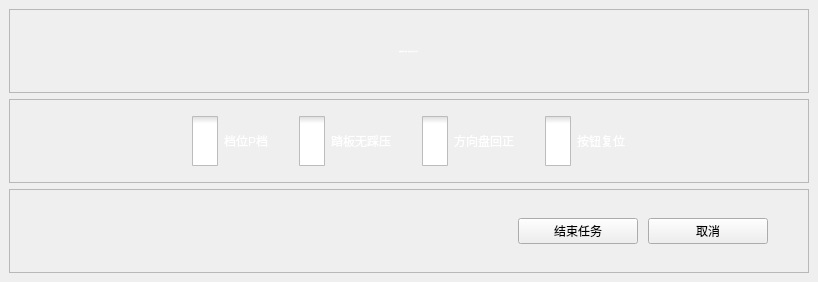
<?xml version="1.0" encoding="UTF-8"?>
<ui version="4.0">
 <class>TipsPopupWgt</class>
 <widget class="QWidget" name="TipsPopupWgt">
  <property name="geometry">
   <rect>
    <x>0</x>
    <y>0</y>
    <width>818</width>
    <height>282</height>
   </rect>
  </property>
  <property name="sizePolicy">
   <sizepolicy hsizetype="Fixed" vsizetype="Fixed">
    <horstretch>0</horstretch>
    <verstretch>0</verstretch>
   </sizepolicy>
  </property>
  <property name="windowTitle">
   <string>Form</string>
  </property>
  <layout class="QGridLayout" name="gridLayout">
   <property name="leftMargin">
    <number>0</number>
   </property>
   <property name="topMargin">
    <number>0</number>
   </property>
   <property name="rightMargin">
    <number>0</number>
   </property>
   <property name="bottomMargin">
    <number>0</number>
   </property>
   <property name="spacing">
    <number>0</number>
   </property>
   <item row="0" column="0">
    <widget class="baseForm" name="widget" native="true">
     <layout class="QVBoxLayout" name="verticalLayout">
      <item>
       <widget class="QFrame" name="frame_title">
        <property name="frameShape">
         <enum>QFrame::StyledPanel</enum>
        </property>
        <property name="frameShadow">
         <enum>QFrame::Raised</enum>
        </property>
        <layout class="QGridLayout" name="gridLayout_2">
         <property name="leftMargin">
          <number>0</number>
         </property>
         <property name="topMargin">
          <number>0</number>
         </property>
         <property name="rightMargin">
          <number>0</number>
         </property>
         <property name="bottomMargin">
          <number>0</number>
         </property>
         <property name="spacing">
          <number>0</number>
         </property>
         <item row="0" column="0">
          <layout class="QHBoxLayout" name="horizontalLayout">
           <item>
            <spacer name="horizontalSpacer">
             <property name="orientation">
              <enum>Qt::Horizontal</enum>
             </property>
             <property name="sizeHint" stdset="0">
              <size>
               <width>40</width>
               <height>20</height>
              </size>
             </property>
            </spacer>
           </item>
           <item>
            <widget class="QLabel" name="label_title">
             <property name="font">
              <font>
               <family>Source Han Sans CN</family>
               <pointsize>-1</pointsize>
               <weight>50</weight>
               <italic>false</italic>
               <bold>false</bold>
              </font>
             </property>
             <property name="styleSheet">
              <string notr="true">/*font*/
QLabel{
color:white;
font:32px &quot;Source Han Sans CN&quot;;
}</string>
             </property>
             <property name="text">
              <string>座舱控制单元掉线！请复位座舱后结束任务。</string>
             </property>
             <property name="alignment">
              <set>Qt::AlignCenter</set>
             </property>
            </widget>
           </item>
           <item>
            <spacer name="horizontalSpacer_2">
             <property name="orientation">
              <enum>Qt::Horizontal</enum>
             </property>
             <property name="sizeHint" stdset="0">
              <size>
               <width>40</width>
               <height>20</height>
              </size>
             </property>
            </spacer>
           </item>
          </layout>
         </item>
        </layout>
       </widget>
      </item>
      <item>
       <widget class="QFrame" name="frame_checked">
        <property name="frameShape">
         <enum>QFrame::StyledPanel</enum>
        </property>
        <property name="frameShadow">
         <enum>QFrame::Raised</enum>
        </property>
        <layout class="QGridLayout" name="gridLayout_4">
         <property name="leftMargin">
          <number>0</number>
         </property>
         <property name="topMargin">
          <number>0</number>
         </property>
         <property name="rightMargin">
          <number>0</number>
         </property>
         <property name="bottomMargin">
          <number>0</number>
         </property>
         <property name="spacing">
          <number>0</number>
         </property>
         <item row="0" column="0">
          <layout class="QHBoxLayout" name="horizontalLayout_8">
           <property name="spacing">
            <number>30</number>
           </property>
           <item>
            <spacer name="horizontalSpacer_7">
             <property name="orientation">
              <enum>Qt::Horizontal</enum>
             </property>
             <property name="sizeHint" stdset="0">
              <size>
               <width>40</width>
               <height>20</height>
              </size>
             </property>
            </spacer>
           </item>
           <item>
            <widget class="QCheckBox" name="checkbox1">
             <property name="styleSheet">
              <string notr="true">/*font*/
QCheckBox{
color:white;
font:16px &quot;Source Han Sans CN&quot;;
}
/*checkbox样式设置*/
QCheckBox::indicator { 
	width: 26px;
	height: 50px;
}
/*未选中*/
QCheckBox::indicator::unchecked {	
	image: url(:/resource/button/false.png);
}
/*选中*/
QCheckBox::indicator::checked { 
	image: url(:/resource/button/true.png);
}</string>
             </property>
             <property name="text">
              <string>档位P档</string>
             </property>
            </widget>
           </item>
           <item>
            <widget class="QCheckBox" name="checkbox2">
             <property name="styleSheet">
              <string notr="true">/*font*/
QCheckBox{
color:white;
font:16px &quot;Source Han Sans CN&quot;;
}
/*checkbox样式设置*/
QCheckBox::indicator { 
	width: 26px;
	height: 50px;
}
/*未选中*/
QCheckBox::indicator::unchecked {	
	image: url(:/resource/button/false.png);
}
/*选中*/
QCheckBox::indicator::checked { 
	image: url(:/resource/button/true.png);
}</string>
             </property>
             <property name="text">
              <string>踏板无踩压</string>
             </property>
            </widget>
           </item>
           <item>
            <widget class="QCheckBox" name="checkbox3">
             <property name="styleSheet">
              <string notr="true">/*font*/
QCheckBox{
color:white;
font:16px &quot;Source Han Sans CN&quot;;
}
/*checkbox样式设置*/
QCheckBox::indicator { 
	width: 26px;
	height: 50px;
}
/*未选中*/
QCheckBox::indicator::unchecked {	
	image: url(:/resource/button/false.png);
}
/*选中*/
QCheckBox::indicator::checked { 
	image: url(:/resource/button/true.png);
}</string>
             </property>
             <property name="text">
              <string>方向盘回正</string>
             </property>
            </widget>
           </item>
           <item>
            <widget class="QCheckBox" name="checkbox4">
             <property name="styleSheet">
              <string notr="true">/*font*/
QCheckBox{
color:white;
font:16px &quot;Source Han Sans CN&quot;;
}
/*checkbox样式设置*/
QCheckBox::indicator { 
	width: 26px;
	height: 50px;
}
/*未选中*/
QCheckBox::indicator::unchecked {	
	image: url(:/resource/button/false.png);
}
/*选中*/
QCheckBox::indicator::checked { 
	image: url(:/resource/button/true.png);
}</string>
             </property>
             <property name="text">
              <string>按钮复位</string>
             </property>
            </widget>
           </item>
           <item>
            <spacer name="horizontalSpacer_8">
             <property name="orientation">
              <enum>Qt::Horizontal</enum>
             </property>
             <property name="sizeHint" stdset="0">
              <size>
               <width>40</width>
               <height>20</height>
              </size>
             </property>
            </spacer>
           </item>
          </layout>
         </item>
        </layout>
       </widget>
      </item>
      <item>
       <widget class="QFrame" name="frame_btn">
        <property name="frameShape">
         <enum>QFrame::StyledPanel</enum>
        </property>
        <property name="frameShadow">
         <enum>QFrame::Raised</enum>
        </property>
        <layout class="QGridLayout" name="gridLayout_5">
         <property name="leftMargin">
          <number>0</number>
         </property>
         <property name="topMargin">
          <number>0</number>
         </property>
         <property name="rightMargin">
          <number>0</number>
         </property>
         <property name="bottomMargin">
          <number>0</number>
         </property>
         <property name="spacing">
          <number>0</number>
         </property>
         <item row="0" column="0">
          <layout class="QHBoxLayout" name="horizontalLayout_3">
           <item>
            <spacer name="horizontalSpacer_5">
             <property name="orientation">
              <enum>Qt::Horizontal</enum>
             </property>
             <property name="sizeHint" stdset="0">
              <size>
               <width>40</width>
               <height>20</height>
              </size>
             </property>
            </spacer>
           </item>
           <item>
            <widget class="QPushButton" name="pushButton_ok">
             <property name="minimumSize">
              <size>
               <width>120</width>
               <height>0</height>
              </size>
             </property>
             <property name="text">
              <string>结束任务</string>
             </property>
            </widget>
           </item>
           <item>
            <spacer name="horizontalSpacer_9">
             <property name="orientation">
              <enum>Qt::Horizontal</enum>
             </property>
             <property name="sizeType">
              <enum>QSizePolicy::Fixed</enum>
             </property>
             <property name="sizeHint" stdset="0">
              <size>
               <width>10</width>
               <height>20</height>
              </size>
             </property>
            </spacer>
           </item>
           <item>
            <widget class="QPushButton" name="pushButton_cancel">
             <property name="minimumSize">
              <size>
               <width>120</width>
               <height>0</height>
              </size>
             </property>
             <property name="text">
              <string>取消</string>
             </property>
            </widget>
           </item>
           <item>
            <spacer name="horizontalSpacer_6">
             <property name="orientation">
              <enum>Qt::Horizontal</enum>
             </property>
             <property name="sizeType">
              <enum>QSizePolicy::Fixed</enum>
             </property>
             <property name="sizeHint" stdset="0">
              <size>
               <width>40</width>
               <height>20</height>
              </size>
             </property>
            </spacer>
           </item>
          </layout>
         </item>
        </layout>
       </widget>
      </item>
     </layout>
    </widget>
   </item>
  </layout>
 </widget>
 <customwidgets>
  <customwidget>
   <class>baseForm</class>
   <extends>QWidget</extends>
   <header>Component/baseForm.h</header>
   <container>1</container>
  </customwidget>
 </customwidgets>
 <resources/>
 <connections/>
</ui>
